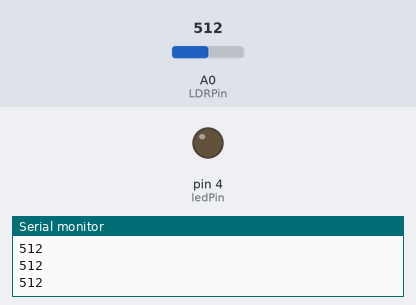
The sketch below on a simulated Arduino Uno, built with avr-gcc and run on an emulated ATmega328P. Parts: output pins drawn as LEDs (lit = HIGH), the last lines printed to the serial monitor. The test bench sets the inputs (shaded band); at power-on: A0 (LDRPin) = 512.

Above: at 1.3 s.
1.4 s: A0 (LDRPin) set to 413
2.9 s: A0 (LDRPin) set to 383
At 4.1 s:
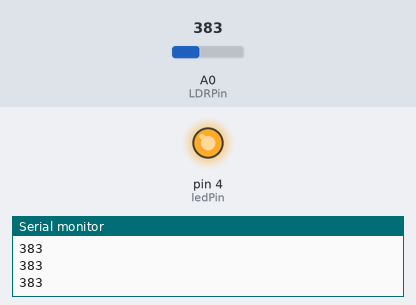
4.5 s: A0 (LDRPin) set to 410
At 5.3 s:
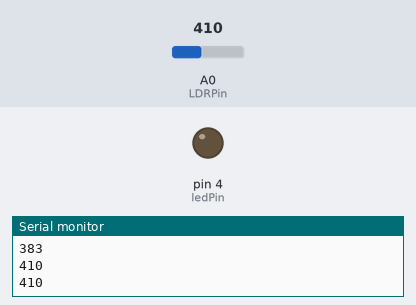
6.0 s: A0 (LDRPin) set to 390
At 6.5 s:
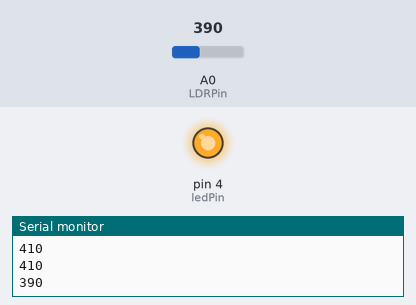
Timing chart, 0 to 8.5 s (numbered marks = the images above; inputs shaded):
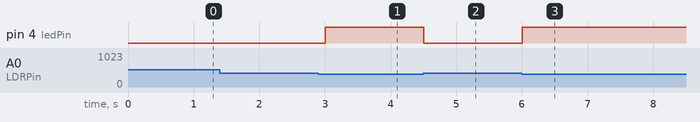

The sketch:

LDR.ino
```cpp
/***LDR (Işık Sensörü) Uygulaması ***/

byte ledPin = 4;    //LED pini.
int LDRPin = A0;   //LDR giriş pini
const int eSIKdEGERI=400;

void setup()
{
  pinMode(LDRPin, INPUT);
  pinMode(ledPin, OUTPUT);
  Serial.begin(115200);
}

void loop()
{
  int LDRDegeri = analogRead(LDRPin);
  Serial.println(LDRDegeri);
  if(LDRDegeri<eSIKdEGERI)
    digitalWrite(ledPin, HIGH);
  else
    digitalWrite(ledPin, LOW);
  delay(500);
}
```

Measured:
- the behaviour switches between 400 and 399 on A0 (LDRPin) (found by bisection; images 0 and 1)
- after the input at 2.9 s, pin 4 (ledPin): LOW → HIGH after 0.10 s
- after the input at 4.5 s, pin 4 (ledPin): HIGH → LOW at once
- after the input at 6.0 s, pin 4 (ledPin): LOW → HIGH at once
